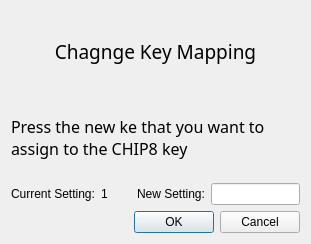
<?xml version="1.0" encoding="UTF-8"?>
<ui version="4.0">
 <class>KeyboardMappingDialog</class>
 <widget class="QDialog" name="KeyboardMappingDialog">
  <property name="geometry">
   <rect>
    <x>0</x>
    <y>0</y>
    <width>311</width>
    <height>244</height>
   </rect>
  </property>
  <property name="windowTitle">
   <string>Dialog</string>
  </property>
  <layout class="QVBoxLayout" name="verticalLayout">
   <item>
    <widget class="QLabel" name="label">
     <property name="font">
      <font>
       <family>Droid Sans Japanese</family>
       <pointsize>14</pointsize>
      </font>
     </property>
     <property name="text">
      <string>Chagnge Key Mapping</string>
     </property>
     <property name="alignment">
      <set>Qt::AlignCenter</set>
     </property>
    </widget>
   </item>
   <item>
    <widget class="QLabel" name="label_2">
     <property name="font">
      <font>
       <family>Droid Sans Japanese</family>
       <pointsize>12</pointsize>
      </font>
     </property>
     <property name="text">
      <string>Press the new ke that you want to 
assign to the CHIP8 key</string>
     </property>
    </widget>
   </item>
   <item>
    <layout class="QHBoxLayout" name="horizontalLayout_3">
     <item>
      <layout class="QHBoxLayout" name="horizontalLayout_2">
       <item>
        <widget class="QLabel" name="label_3">
         <property name="text">
          <string>Current Setting:</string>
         </property>
        </widget>
       </item>
       <item>
        <widget class="QLabel" name="currentSettingLabel">
         <property name="sizePolicy">
          <sizepolicy hsizetype="Expanding" vsizetype="Preferred">
           <horstretch>0</horstretch>
           <verstretch>0</verstretch>
          </sizepolicy>
         </property>
         <property name="minimumSize">
          <size>
           <width>30</width>
           <height>0</height>
          </size>
         </property>
         <property name="text">
          <string>1</string>
         </property>
        </widget>
       </item>
      </layout>
     </item>
     <item>
      <layout class="QHBoxLayout" name="horizontalLayout">
       <item>
        <widget class="QLabel" name="label_4">
         <property name="text">
          <string>New Setting:</string>
         </property>
        </widget>
       </item>
       <item>
        <widget class="QLineEdit" name="newSettingLineEdit"/>
       </item>
      </layout>
     </item>
    </layout>
   </item>
   <item>
    <widget class="QDialogButtonBox" name="buttonBox">
     <property name="orientation">
      <enum>Qt::Horizontal</enum>
     </property>
     <property name="standardButtons">
      <set>QDialogButtonBox::Cancel|QDialogButtonBox::Ok</set>
     </property>
    </widget>
   </item>
  </layout>
 </widget>
 <resources/>
 <connections>
  <connection>
   <sender>buttonBox</sender>
   <signal>accepted()</signal>
   <receiver>KeyboardMappingDialog</receiver>
   <slot>accept()</slot>
   <hints>
    <hint type="sourcelabel">
     <x>248</x>
     <y>254</y>
    </hint>
    <hint type="destinationlabel">
     <x>157</x>
     <y>274</y>
    </hint>
   </hints>
  </connection>
  <connection>
   <sender>buttonBox</sender>
   <signal>rejected()</signal>
   <receiver>KeyboardMappingDialog</receiver>
   <slot>reject()</slot>
   <hints>
    <hint type="sourcelabel">
     <x>316</x>
     <y>260</y>
    </hint>
    <hint type="destinationlabel">
     <x>286</x>
     <y>274</y>
    </hint>
   </hints>
  </connection>
 </connections>
</ui>
